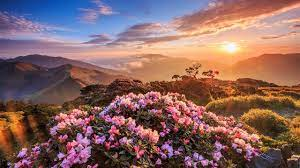
#> input picture image/image.jpg, 300 x 168 px
$ python thresh-canny.py
#> lines starting #> are read from the running program, lines starting #| are printed output that depends on the picture
import cv2
img = cv2.imread("image/image.jpg")  # Read image
#> img is the input picture: shape (168, 300, 3); mean B, G, R 98.8, 101.8, 137.5
t_lower = 0.3
t_upper = 0.3
aperture_size = 5
L2Gradient = True

edge = cv2.Canny(img, t_lower, t_upper,
                 apertureSize=aperture_size,
                 L2gradient=L2Gradient)
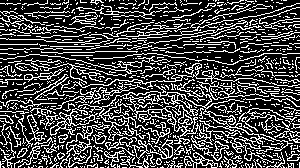
#> edge: shape (168, 300); 28.3% white in thin lines or dots

cv2.imshow('original', img)
cv2.imshow('double thresh 0.3', edge)
cv2.waitKey(0)
cv2.destroyAllWindows()

$ run again, with image/hinhanh.jpg copied over image/image.jpg
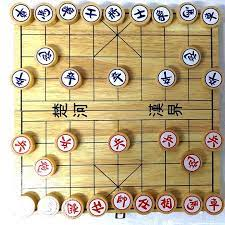
#> input picture image/hinhanh.jpg, 225 x 225 px
#> img is the input picture: shape (225, 225, 3); mean B, G, R 138.2, 173.8, 191
#> `edge = cv2.Canny(img, t_lower, t_upper, apertureSize=aperture_size, L2..`:
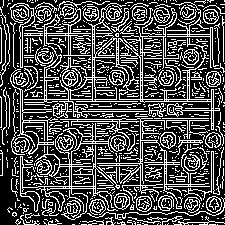
#> edge: shape (225, 225); 30.6% white in thin lines or dots

$ run again, with image/img.jpg copied over image/image.jpg
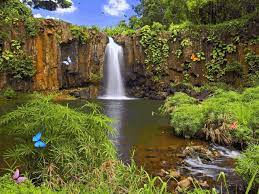
#> input picture image/img.jpg, 259 x 194 px
#> img is the input picture: shape (194, 259, 3); mean B, G, R 60.3, 99.7, 101.1
#> `edge = cv2.Canny(img, t_lower, t_upper, apertureSize=aperture_size, L2..`:
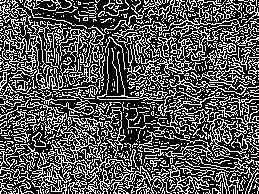
#> edge: shape (194, 259); 33.6% white in thin lines or dots

$ run again, with image/img2.jpg copied over image/image.jpg
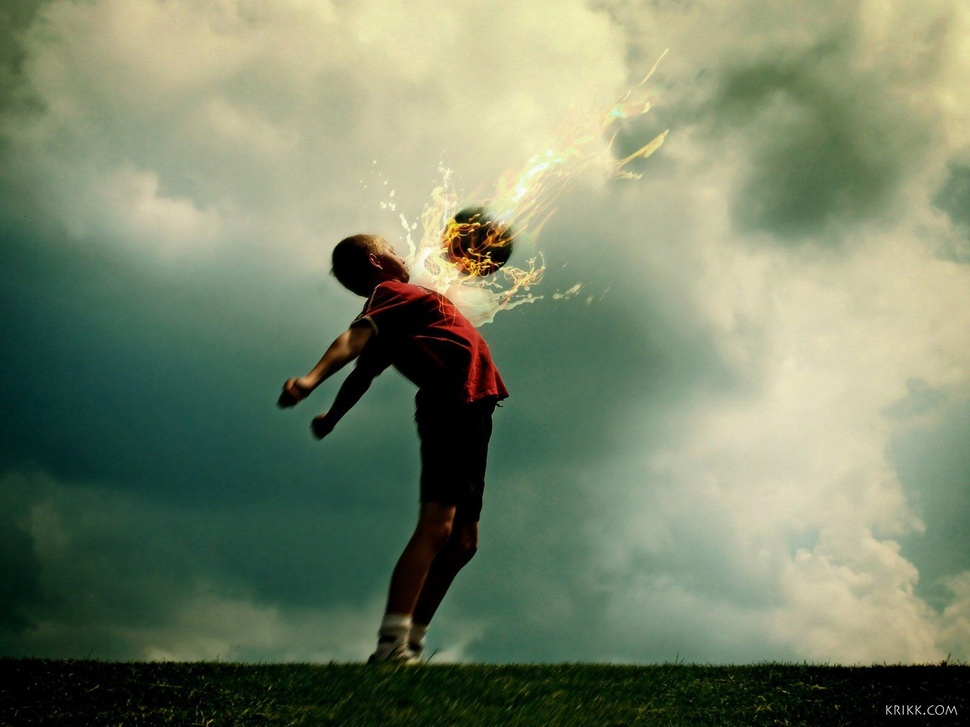
#> input picture image/img2.jpg, 970 x 727 px, shrunk from 1600 x 1200 before the run
#> img is the input picture: shape (727, 970, 3); mean B, G, R 105.2, 132, 120.1
#> `edge = cv2.Canny(img, t_lower, t_upper, apertureSize=aperture_size, L2..`:
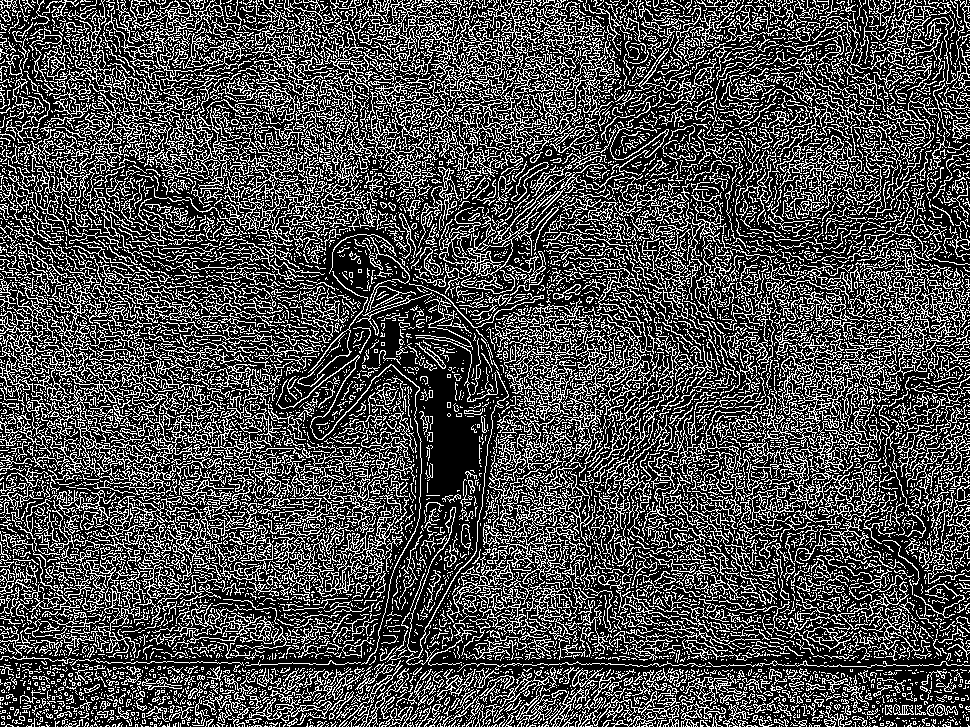
#> edge: shape (727, 970); 29.5% white in thin lines or dots
